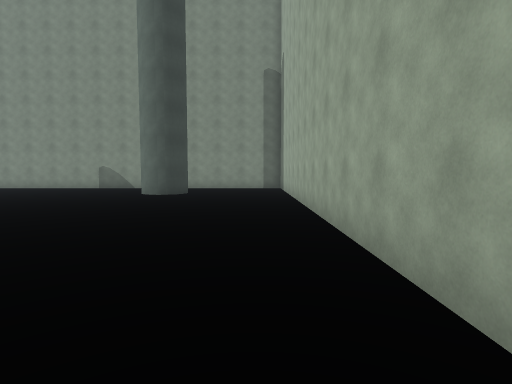
[1] (above)

23 first-person views from a walk through a Unity game level. The camera is 1.5 m above the floor, tilts 4° down and sees 80° across. The floor is counted in squares, 2 m on a side. Each view is taken from the middle of a square. On the plan, view 1 faces up. The plan holds only what a view shows up to about 10 squares ahead; the rest is blank. The place goes on beyond the plan. The player character is not drawn.

[2]
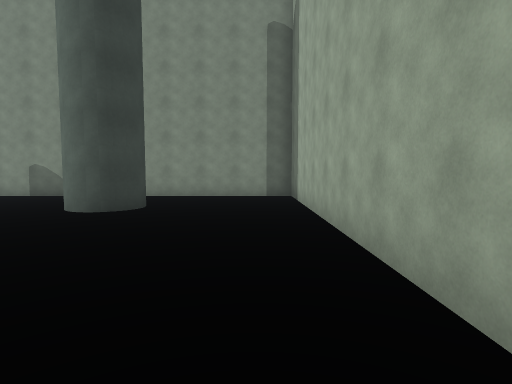

[3]
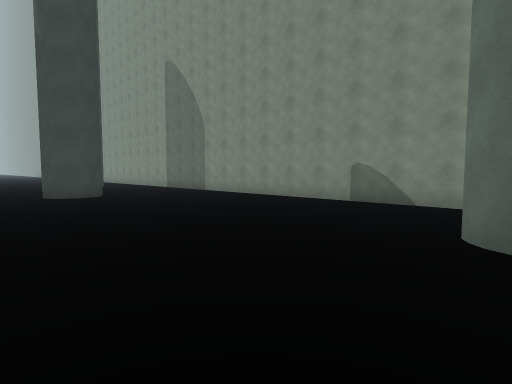

[4]
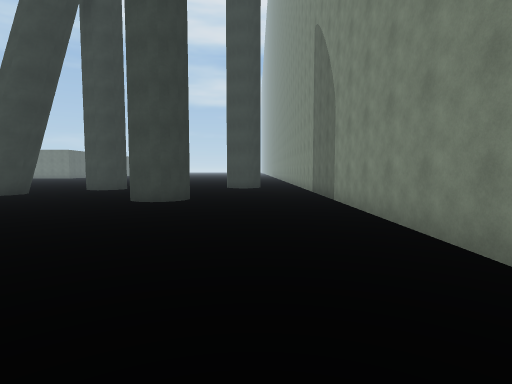

[5]
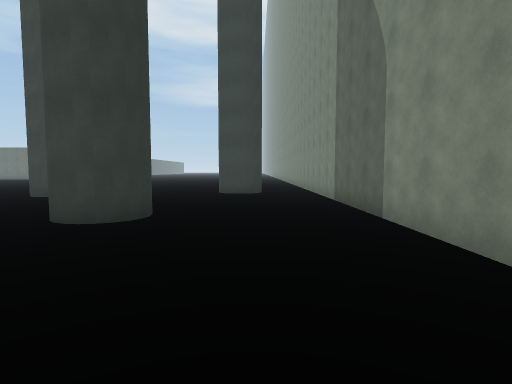

[6]
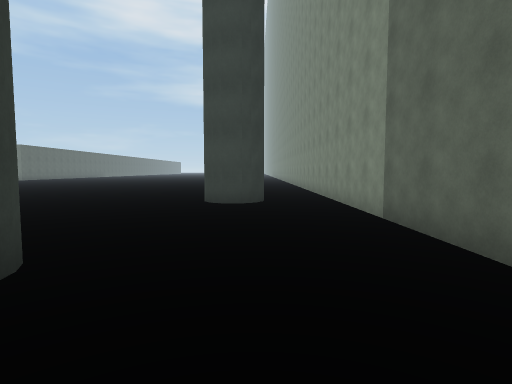

[7]
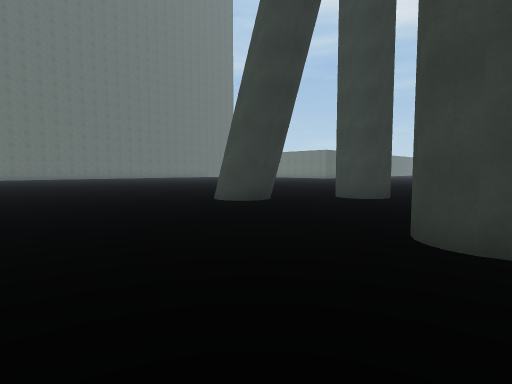

[8]
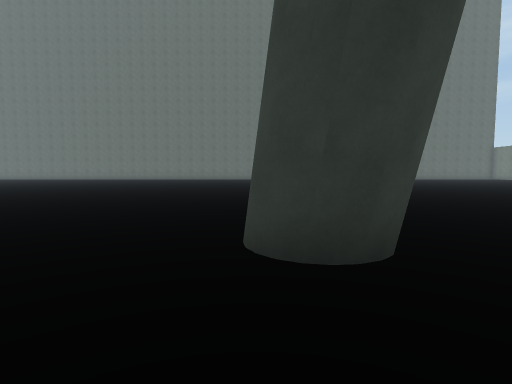

[9]
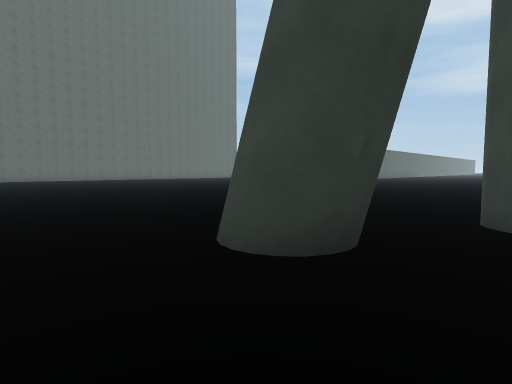

[10]
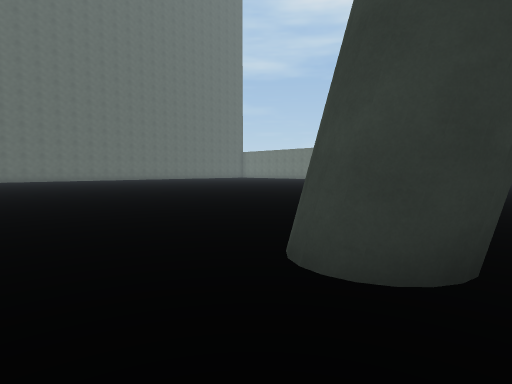

[11]
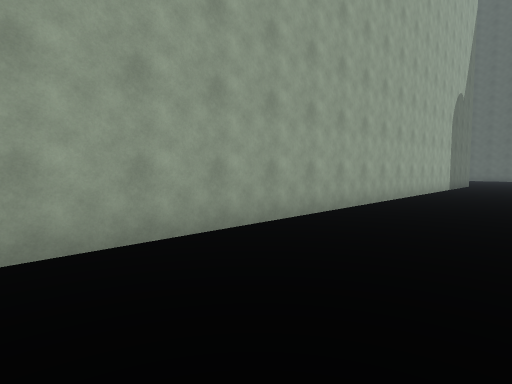

[12]
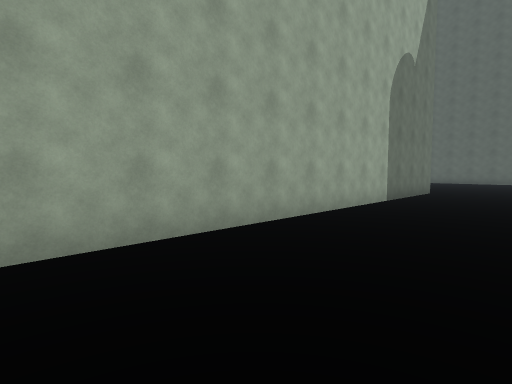

[13]
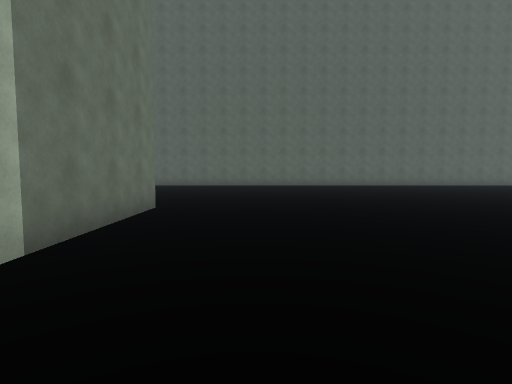

[14]
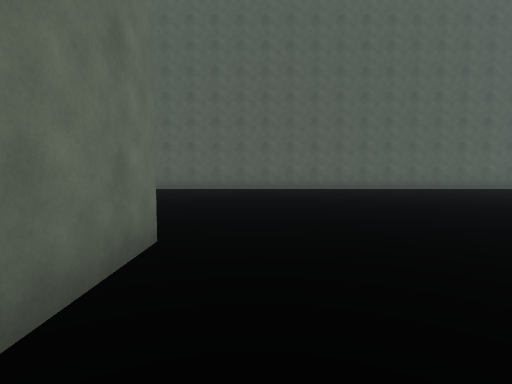

[15]
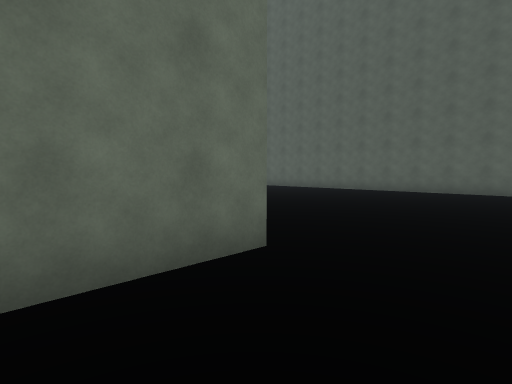

[16]
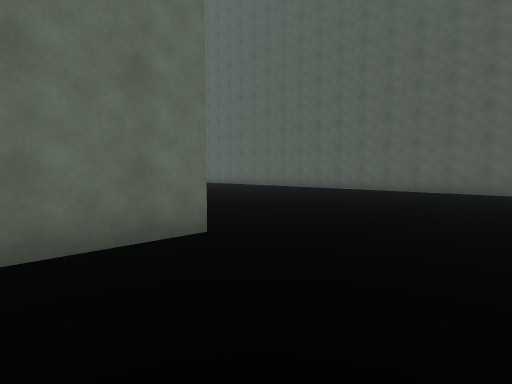

[17]
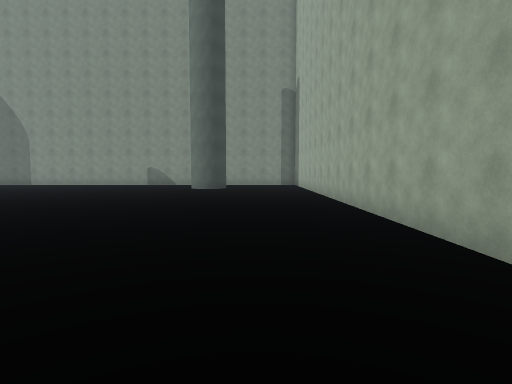

[18]
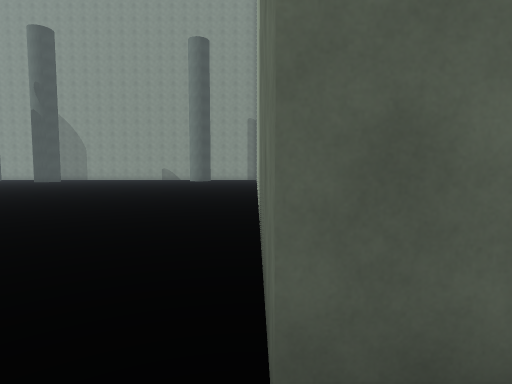

[19]
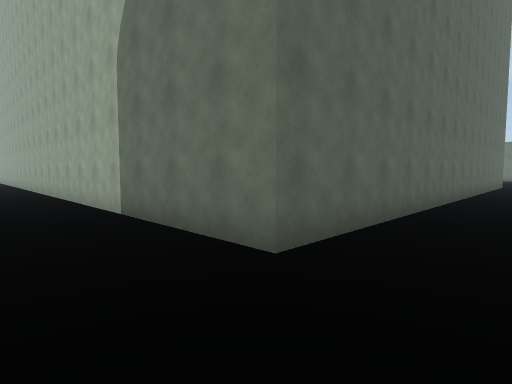

[20]
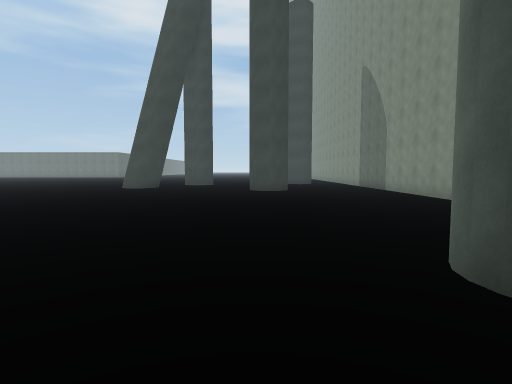

[21]
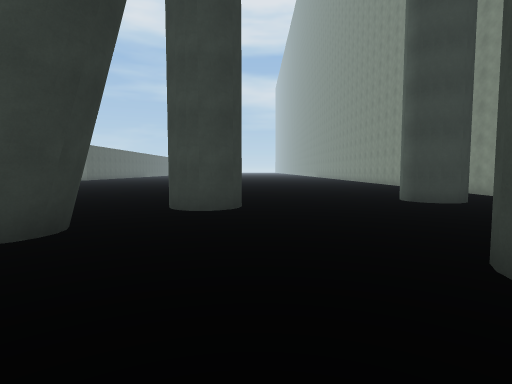

[22]
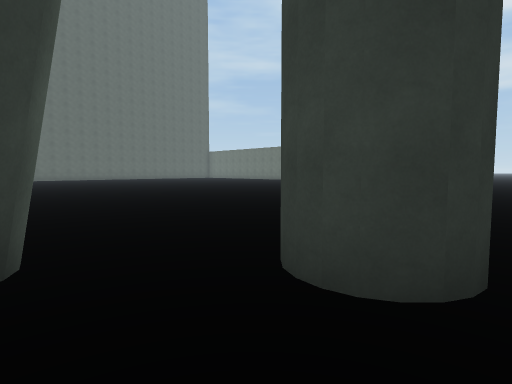

[23]
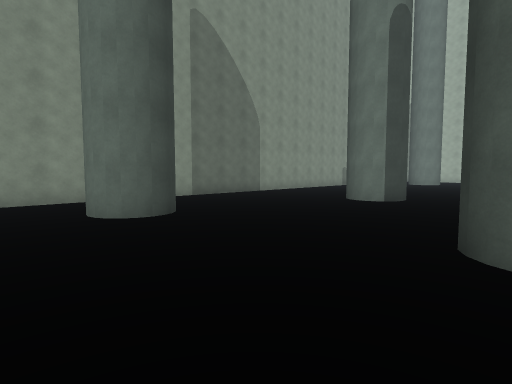

### Floor plan
Key: @ floor where view 1 was taken; # wall or solid block; . floor.
Columns run from 21 left of view 1 to 5 right of it. Each row starts with its distance up from view 1.
 13 #######################
 12 ......................#
 11  .##..................#
 10 ..##..............#...#
  9 ........#.............#
  8 ........#.............#
  7 ......................#
  6 ......................#
  5 ...##.................#
  4 ......................#
  3 ......##..............#
  2 .....  .......  ...   #
  1 .............        .#
  0 .............      ..@#
 -1 ..............      ..#
 -2 ......................#
 -3 ......................#
 -4 ......................#
 -5    ......       ......#
 -6     .....        .....#
 -7       ...         ....#
 -8        ..           ..#
 -9                    ...#
-10                 ... ..#
-11                .......#####
-12               .............
-13              .............
-14              ..............
-15              ..............
-16               .............
-17               .............
-18               ............
-19                     .....
-20                     ....
-21                     ####

Positions as (right, up) in squares from view 1, and headings:
1: (0, 0), facing up
2: (0, 4), facing up
3: (-3, 6), facing up-left
4: (-5, 11), facing left
5: (-8, 11), facing left
6: (-11, 11), facing left
7: (-9, 9), facing down-left
8: (-14, 6), facing down
9: (-12, 5), facing down-left
10: (-12, 4), facing down-left
11: (-2, 6), facing down-right
12: (-2, 0), facing down-right
13: (-1, -5), facing down
14: (0, -8), facing down
15: (-1, -9), facing down-right
16: (-2, -9), facing down-right
17: (-1, -3), facing up
18: (1, -12), facing up
19: (-1, -13), facing up-right
20: (-1, 8), facing left
21: (-11, 6), facing left
22: (-15, 6), facing down-left
23: (-21, 5), facing up-right
